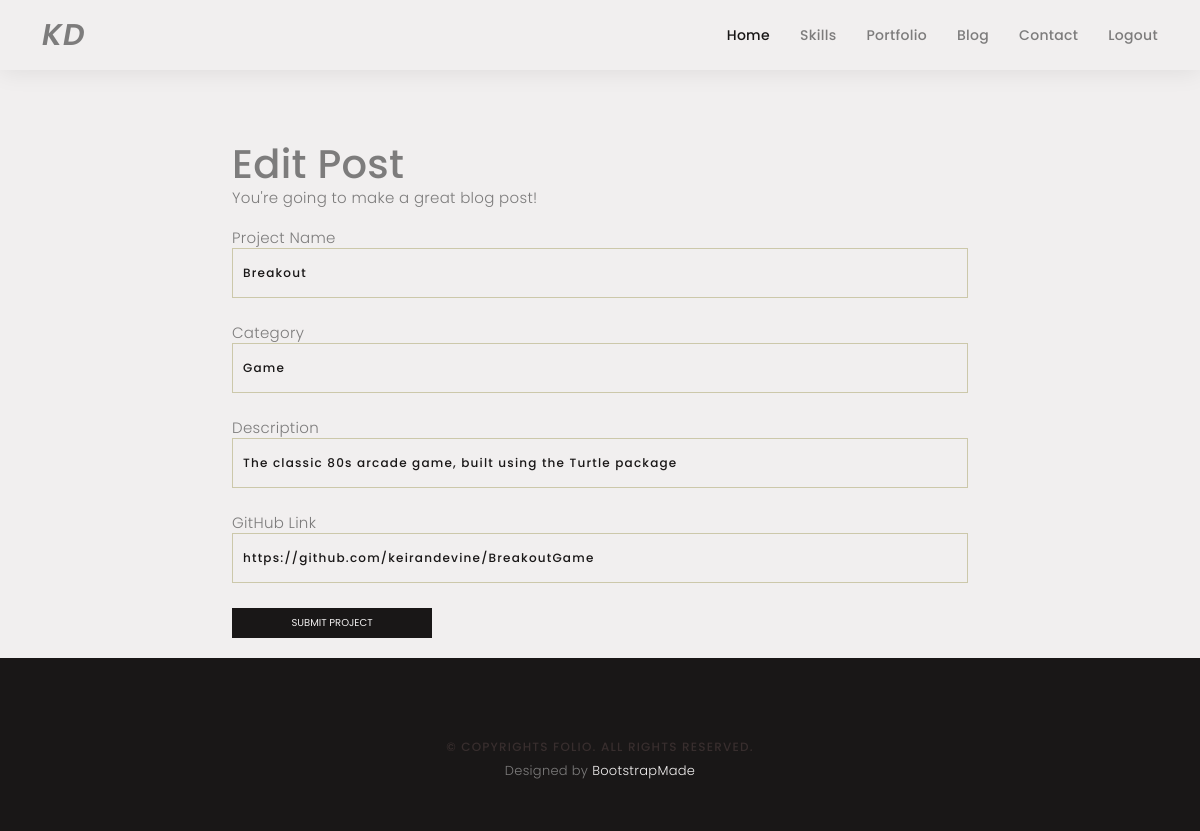
The app's page /edit-project/4 (signed in), older data.
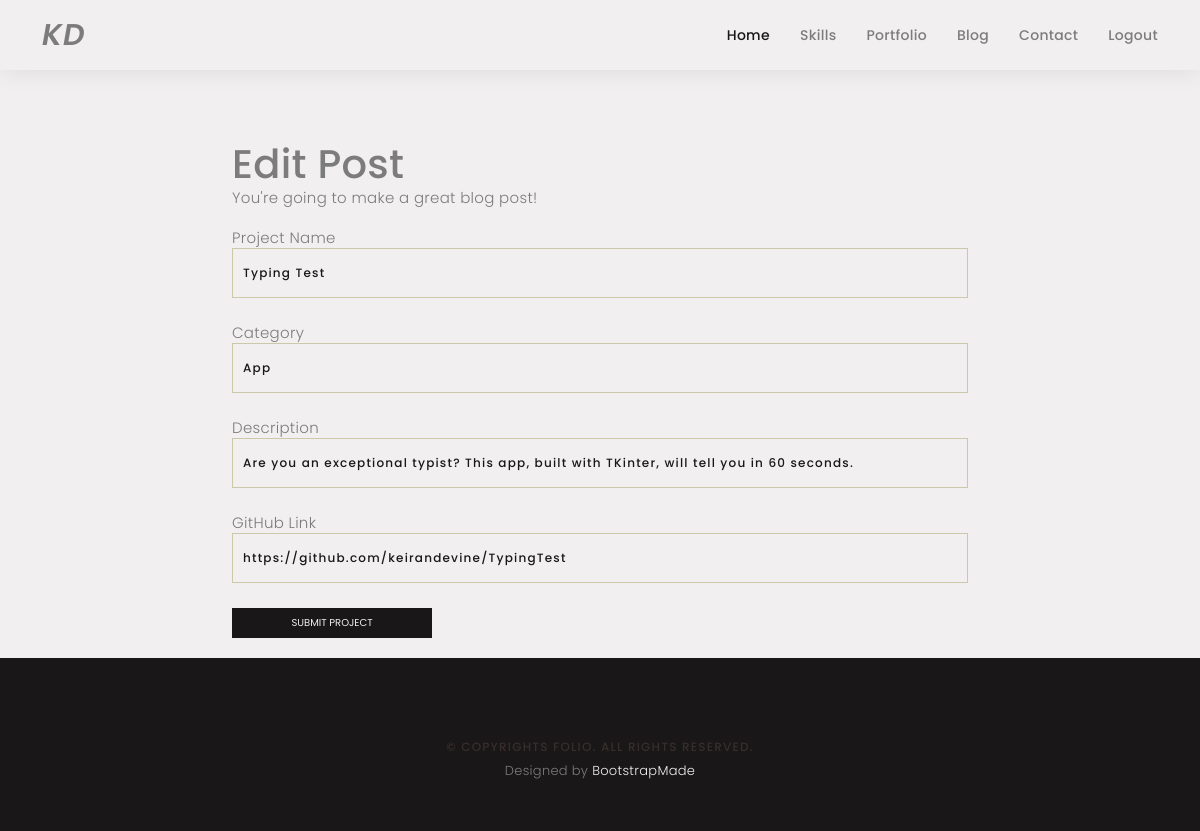
The same page, newer data.
### main.py (models this page shows)
class PortfolioItem(db.Model):
    id = db.Column(db.Integer, primary_key=True)
    name = db.Column(db.String(100), unique=True, nullable=False)
    category = db.Column(db.String(100), nullable=False)
    description = db.Column(db.String(250), nullable=False)
    git_url = db.Column(db.String(250), nullable=False)

### main.py (the view, shortened to what this page needs)
@app.route('/edit-project/<int:project_id>', methods=['GET', 'POST'])
def edit_project(project_id):
    project_to_edit = PortfolioItem.query.get(project_id)
    edit_form = AddProjectForm(
        name=project_to_edit.name,
        category=project_to_edit.category,
        description=project_to_edit.description,
        git_url=project_to_edit.git_url,
    )
    return render_template('make-post.html', id=project_id, form=edit_form)

### main.py
class AddProjectForm(FlaskForm):
    name = StringField("Project Name", validators=[DataRequired()])
    category = SelectField('Category', coerce=str, choices=["App", "Game", "Web"], validators=[DataRequired()])
    description = StringField("Description", validators=[DataRequired()])
    git_url = StringField("GitHub Link", validators=[DataRequired(), URL()])
    submit = SubmitField("Submit Project")

### main.py (called while the page is built)
@login_manager.user_loader
def load_user(user_id):
    return User.query.get(int(user_id))

### templates/make-post.html (shortened to what this page needs)
{% extends 'base.html' %}
{% import "bootstrap/wtf.html" as wtf %}
{% block content %}
<br>
<br>
<div class="container">
      <div class="row">
        <div class="col-lg-8 col-md-10 mx-auto">
          <div class="page-heading">
            {% if id %}
            <h1>Edit Post</h1>
            {% else %}
            <h1>Create New Post</h1>
            {% endif %}
            <span class="subheading">You're going to make a great blog post!<br><br></span>
          </div>
        </div>
      </div>
    </div>
  <div class="container form-container">
    <div class="row">
      <div class="col-lg-8 col-md-10 mx-auto">
          {{ wtf.quick_form(form, button_map={'submit': 'primary'}) }}
      </div>
    </div>
  </div>
{% endblock %}

Row changes from the older to the newer data that the page shows:
changed PortfolioItem: name "Breakout" → "Typing Test"; category "Game" → "App"; description "The classic 80s arcade game, built using the Turtle package" → "Are you an exceptional typist? This app, built with TKinter, will tell you in 60 seconds."; git_url "https://github.com/keirandevine/BreakoutGame" → "https://github.com/keirandevine/TypingTest"
